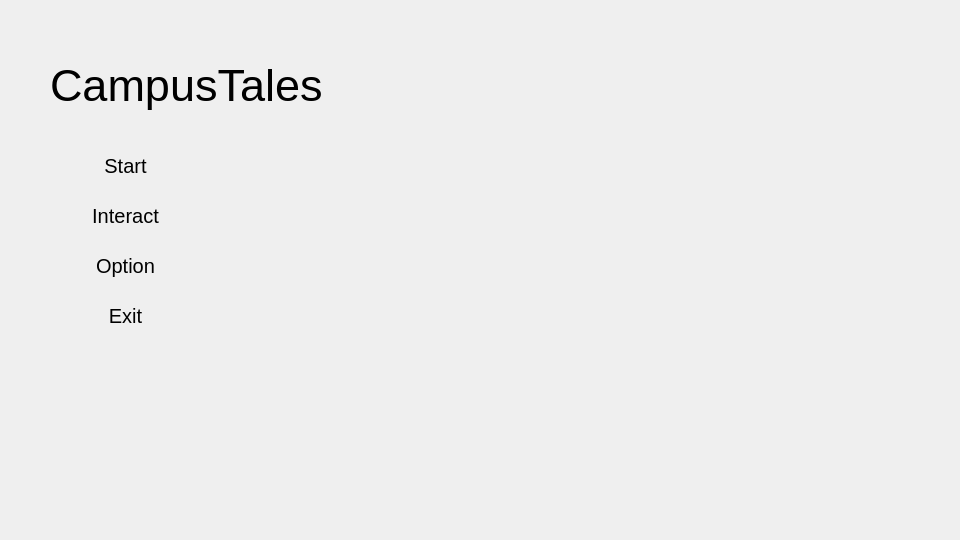
<?xml version="1.0" encoding="UTF-8"?>
<ui version="4.0">
 <class>widget</class>
 <widget class="QWidget" name="widget">
  <property name="geometry">
   <rect>
    <x>0</x>
    <y>0</y>
    <width>960</width>
    <height>540</height>
   </rect>
  </property>
  <property name="minimumSize">
   <size>
    <width>960</width>
    <height>540</height>
   </size>
  </property>
  <property name="maximumSize">
   <size>
    <width>960</width>
    <height>540</height>
   </size>
  </property>
  <property name="windowTitle">
   <string>CampusTales</string>
  </property>
  <widget class="QLabel" name="label">
   <property name="geometry">
    <rect>
     <x>50</x>
     <y>40</y>
     <width>381</width>
     <height>91</height>
    </rect>
   </property>
   <property name="font">
    <font>
     <pointsize>34</pointsize>
    </font>
   </property>
   <property name="text">
    <string>CampusTales</string>
   </property>
  </widget>
  <widget class="QPushButton" name="startButton">
   <property name="geometry">
    <rect>
     <x>60</x>
     <y>150</y>
     <width>131</width>
     <height>31</height>
    </rect>
   </property>
   <property name="font">
    <font>
     <pointsize>15</pointsize>
    </font>
   </property>
   <property name="styleSheet">
    <string notr="true">background-color: transparent;
border:none;</string>
   </property>
   <property name="text">
    <string>Start</string>
   </property>
  </widget>
  <widget class="QPushButton" name="interactButton">
   <property name="geometry">
    <rect>
     <x>60</x>
     <y>200</y>
     <width>131</width>
     <height>31</height>
    </rect>
   </property>
   <property name="font">
    <font>
     <pointsize>15</pointsize>
    </font>
   </property>
   <property name="styleSheet">
    <string notr="true">background-color: transparent;
border:none;</string>
   </property>
   <property name="text">
    <string>Interact</string>
   </property>
  </widget>
  <widget class="QPushButton" name="optionButton">
   <property name="geometry">
    <rect>
     <x>60</x>
     <y>250</y>
     <width>131</width>
     <height>31</height>
    </rect>
   </property>
   <property name="font">
    <font>
     <pointsize>15</pointsize>
    </font>
   </property>
   <property name="styleSheet">
    <string notr="true">background-color: transparent;
border:none;</string>
   </property>
   <property name="text">
    <string>Option</string>
   </property>
  </widget>
  <widget class="QPushButton" name="exitButton">
   <property name="geometry">
    <rect>
     <x>60</x>
     <y>300</y>
     <width>131</width>
     <height>31</height>
    </rect>
   </property>
   <property name="font">
    <font>
     <pointsize>15</pointsize>
    </font>
   </property>
   <property name="styleSheet">
    <string notr="true">background-color: transparent;
border:none;</string>
   </property>
   <property name="text">
    <string>Exit</string>
   </property>
  </widget>
 </widget>
 <resources/>
 <connections>
  <connection>
   <sender>exitButton</sender>
   <signal>clicked()</signal>
   <receiver>widget</receiver>
   <slot>close()</slot>
   <hints>
    <hint type="sourcelabel">
     <x>158</x>
     <y>313</y>
    </hint>
    <hint type="destinationlabel">
     <x>338</x>
     <y>323</y>
    </hint>
   </hints>
  </connection>
 </connections>
</ui>
